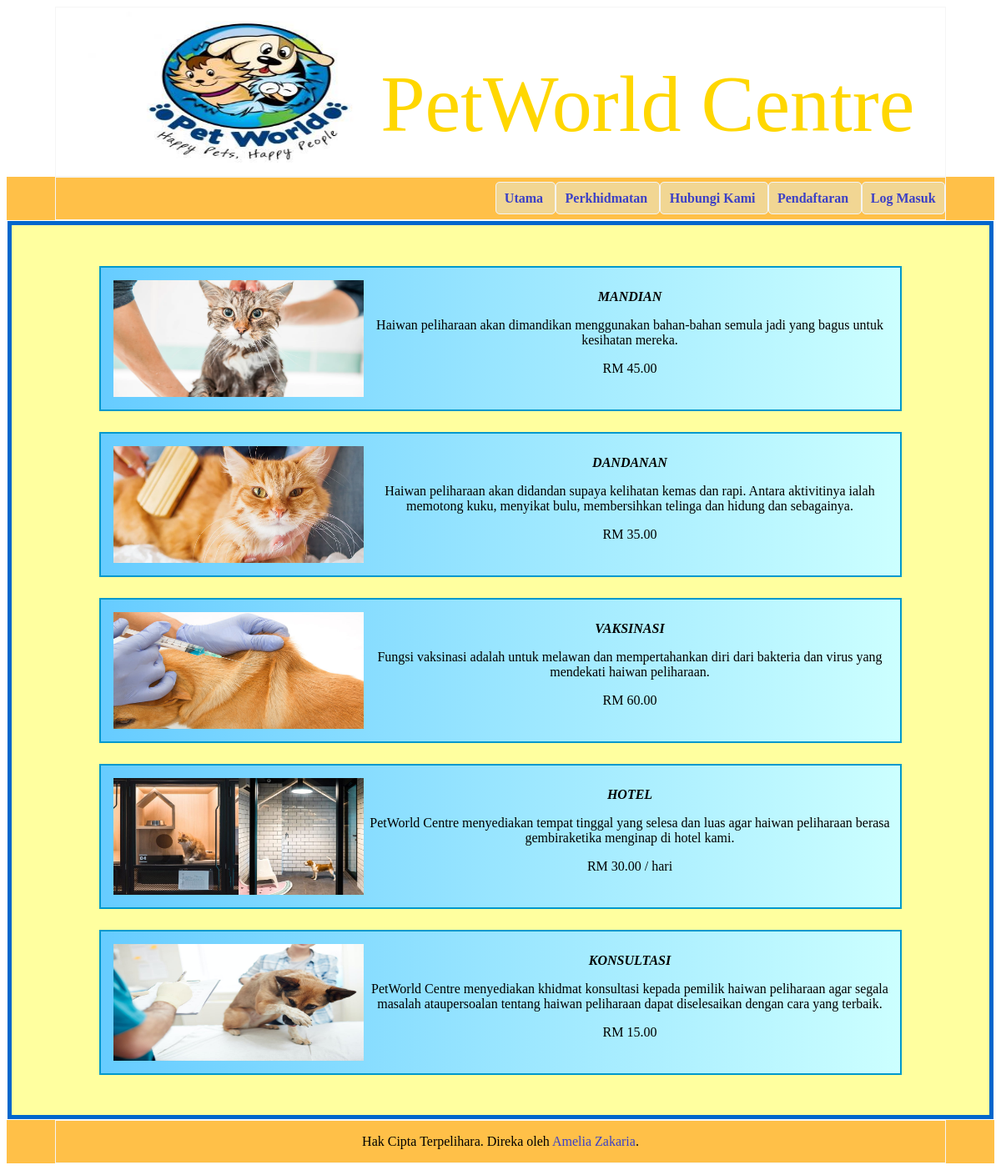
The app's page /Pelanggan/service.php with its own data.
### tables this page shows
CREATE TABLE `urusperkhidmatan` (
  `IdPerkhidmatan` int(6) NOT NULL,
  `Jenis_perkhidmatan` text NOT NULL,
  `Penerangan_perkhidmatan` text NOT NULL,
  `Harga` text NOT NULL,
  `foto` varchar(50) NOT NULL
);

### Pelanggan/service.php (the view, shortened to what this page needs)
<!DOCTYPE html>
<html lang="en">
<head>
    <link rel="stylesheet" href="css/service.css">
</head>
<body>
    <section class="header">
        <div class="container">
            <div class="logo">
                <img src="images/logo.jpg" alt="PetWorld Logo" class="img-responsive">
            </div>
            <div class="pet">
            PetWorld Centre
            </div>
        </div>
    </section>
      <section class="nav">
        <div class="container">
            <div class="navigation text-right">
                <ul>
                    <li>
                        <a href="index.php">Utama</a>
                    </li>
                    <li>
                        <a href="service.php">Perkhidmatan</a>
                    </li>
                    <li>
                        <a href="contact.php">Hubungi Kami</a>
                    </li>
                    <li>
                        <a href="daftar.php">Pendaftaran</a>
                    </li>
                    <li>
                        <a href="logmasuk.php">Log Masuk</a>
                    </li>
                </ul>
            </div>
        </div>
       </section>
        <section id="services" style="background-color: #ffff9f; padding: 2% 0;">
<?php
    include "db.php";
    $query = "SELECT * FROM urusperkhidmatan";
    $result = mysqli_query($con, $query);
    while ($row = mysqli_fetch_array($result)) {
        echo "<div id='img_div'>";
            echo "<img src='images/".$row['foto']."' >";
            echo "<p><center><b><i>". $row['Jenis_perkhidmatan']."</i></b></center></p>" ;
            echo "<p><center>". $row['Penerangan_perkhidmatan']."</center></p>" ;
            echo "<p><center>". $row['Harga']."</center></p>" ;
        echo "</div>";
    }
?>
        </section>
    <Section class="footer">
        <div class="container">
            <p class="footertxt">Hak Cipta Terpelihara. Direka oleh <a href="#">Amelia Zakaria</a>.</p>
        </div>
    </Section>
</body>
</html>

### Pelanggan/css/service.css (style rules this page uses)
.container { border: 0.1px solid whitesmoke ; width :90%; margin: 0 auto; }
.logo { float: left; }
.img-responsive { margin-left: 10%; width: 4in; height: 2in; }
.pet { font-family:Cambria, Cochin, Georgia, Times, 'Times New Roman', serif; font-size: 1in; text-align: justify; padding-top: 60px; color: gold; }
.nav { background-color: #ffc048; }
a { color : #3c40c6; text-decoration: none; }
.text-right { text-align: right; }
.navigation ul { list-style-type: none; }
.navigation ul li { display: inline; padding: 1%; font-weight: bold; background-color: #f1d693; border: 1px solid whitesmoke; border-radius: 5px }
.footertxt { text-align: center; }
.footer { background-color:#ffc048 ; }

### Pelanggan/service.php (style rules this page uses)
#services { width: 99%; margin: 1px auto; border: 5px solid #0066cc; }
#img_div { width: 80%; padding: 10px; margin: 25px auto; border: 2px solid #0099cc; background:linear-gradient(to right, #66ccff 0%, #ccffff 100%); #87bdd8; }
#img_div:after { content: ""; display: block; clear: both; }
img { float: left; margin: 5px; width: 300px; height: 140px; }

### records on screen
urusperkhidmatan: foto (picture), Jenis_perkhidmatan "MANDIAN", Penerangan_perkhidmatan "Haiwan peliharaan akan dimandikan menggunakan bahan-bahan semula jadi yang bagus untuk kesihatan mereka.", Harga "RM 45.00"
urusperkhidmatan: foto (picture), Jenis_perkhidmatan "DANDANAN", Penerangan_perkhidmatan "Haiwan peliharaan akan didandan supaya kelihatan kemas dan rapi. Antara aktivitinya ialah memotong kuku, menyikat bulu, membersihkan telinga dan hidung dan sebagainya.", Harga "RM 35.00"
urusperkhidmatan: foto (picture), Jenis_perkhidmatan "VAKSINASI", Penerangan_perkhidmatan "Fungsi vaksinasi adalah untuk melawan dan mempertahankan diri dari bakteria dan virus yang mendekati haiwan peliharaan.", Harga "RM 60.00"
urusperkhidmatan: foto (picture), Jenis_perkhidmatan "HOTEL", Penerangan_perkhidmatan "PetWorld Centre menyediakan tempat tinggal yang selesa dan luas agar haiwan peliharaan berasa gembiraketika menginap di hotel kami.", Harga "RM 30.00 / hari"
urusperkhidmatan: foto (picture), Jenis_perkhidmatan "KONSULTASI", Penerangan_perkhidmatan "PetWorld Centre menyediakan khidmat konsultasi kepada pemilik haiwan peliharaan agar segala masalah ataupersoalan tentang haiwan peliharaan dapat diselesaikan dengan cara yang terbaik.", Harga "RM 15.00"
